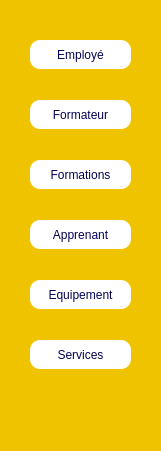
   <widget class="QFrame" name="frame">
    <property name="geometry">
     <rect>
      <x>20</x>
      <y>170</y>
      <width>161</width>
      <height>451</height>
     </rect>
    </property>
    <property name="styleSheet">
     <string notr="true">
background-color: rgb(240, 195, 0);
border-radius:10px;</string>
    </property>
    <property name="frameShape">
     <enum>QFrame::Shape::StyledPanel</enum>
    </property>
    <property name="frameShadow">
     <enum>QFrame::Shadow::Raised</enum>
    </property>
    <widget class="QPushButton" name="pushButton_formation_2">
     <property name="geometry">
      <rect>
       <x>30</x>
       <y>160</y>
       <width>101</width>
       <height>29</height>
      </rect>
     </property>
     <property name="styleSheet">
      <string notr="true">QPushButton{
	font: 700 9pt &quot;Rockwell&quot;;
background-color: rgb(255, 255, 255);
	color: rgb(4, 4, 87);
	border-radius:10px;
	font: 700 8pt &quot;Rockwell&quot;;
}
QPushButton:hover{
	background-color: rgb(236, 236, 236);
	color: #000000;
	border: 1px solid #ffffff;
	border-radius:5px;
}</string>
     </property>
     <property name="text">
      <string>Formations</string>
     </property>
    </widget>
    <widget class="QPushButton" name="pushButton_equipement_2">
     <property name="geometry">
      <rect>
       <x>30</x>
       <y>280</y>
       <width>101</width>
       <height>29</height>
      </rect>
     </property>
     <property name="styleSheet">
      <string notr="true">QPushButton{
	font: 700 9pt &quot;Rockwell&quot;;
background-color: rgb(255, 255, 255);
	color: rgb(4, 4, 87);
	border-radius:10px;
	font: 700 8pt &quot;Rockwell&quot;;
}
QPushButton:hover{
	background-color: rgb(236, 236, 236);
	color: #000000;
	border: 1px solid #ffffff;
	border-radius:5px;
}</string>
     </property>
     <property name="text">
      <string>Equipement</string>
     </property>
    </widget>
    <widget class="QPushButton" name="pushButton_service_2">
     <property name="geometry">
      <rect>
       <x>30</x>
       <y>340</y>
       <width>101</width>
       <height>29</height>
      </rect>
     </property>
     <property name="styleSheet">
      <string notr="true">QPushButton{
	font: 700 9pt &quot;Rockwell&quot;;
background-color: rgb(255, 255, 255);
	color: rgb(4, 4, 87);
	border-radius:10px;
	font: 700 8pt &quot;Rockwell&quot;;
}
QPushButton:hover{
	background-color: rgb(236, 236, 236);
	color: #000000;
	border: 1px solid #ffffff;
	border-radius:5px;
}</string>
     </property>
     <property name="text">
      <string>Services</string>
     </property>
    </widget>
    <widget class="QPushButton" name="pushButton_apprenant_2">
     <property name="geometry">
      <rect>
       <x>30</x>
       <y>220</y>
       <width>101</width>
       <height>29</height>
      </rect>
     </property>
     <property name="styleSheet">
      <string notr="true">QPushButton{
	font: 700 9pt &quot;Rockwell&quot;;
background-color: rgb(255, 255, 255);
	color: rgb(4, 4, 87);
	border-radius:10px;
	font: 700 8pt &quot;Rockwell&quot;;
}
QPushButton:hover{
	background-color: rgb(236, 236, 236);
	color: #000000;
	border: 1px solid #ffffff;
	border-radius:5px;
}</string>
     </property>
     <property name="text">
      <string>Apprenant</string>
     </property>
    </widget>
    <widget class="QPushButton" name="pushButton_employe_2">
     <property name="geometry">
      <rect>
       <x>30</x>
       <y>40</y>
       <width>101</width>
       <height>29</height>
      </rect>
     </property>
     <property name="styleSheet">
      <string notr="true">QPushButton{

	font: 700 9pt &quot;Rockwell&quot;;
background-color: rgb(255, 255, 255);
	color: rgb(4, 4, 87);
	border-radius:10px;
	font: 700 8pt &quot;Rockwell&quot;;
}
QPushButton:hover{
	background-color: rgb(233, 233, 233);
	color: #000000;
	border: 1px solid #ffffff;
	border-radius:5px;
}</string>
     </property>
     <property name="text">
      <string>Employé</string>
     </property>
    </widget>
    <widget class="QPushButton" name="pushButton_formateur_2">
     <property name="geometry">
      <rect>
       <x>30</x>
       <y>100</y>
       <width>101</width>
       <height>29</height>
      </rect>
     </property>
     <property name="styleSheet">
      <string notr="true">QPushButton{

	font: 700 9pt &quot;Rockwell&quot;;
background-color: rgb(255, 255, 255);
	color: rgb(4, 4, 87);
	border-radius:10px;
	font: 700 8pt &quot;Rockwell&quot;;
}
QPushButton:hover{
	background-color: rgb(233, 233, 233);
	color: #000000;
	border: 1px solid #ffffff;
	border-radius:5px;
}</string>
     </property>
     <property name="text">
      <string>Formateur</string>
     </property>
    </widget>
    <widget class="QLabel" name="label_2">
     <property name="geometry">
      <rect>
       <x>10</x>
       <y>420</y>
       <width>21</width>
       <height>21</height>
      </rect>
     </property>
     <property name="styleSheet">
      <string notr="true">
Qlabel:hover{
background-color: rgb(180, 219, 255);

	
}</string>
     </property>
     <property name="text">
      <string/>
     </property>
     <property name="pixmap">
      <pixmap resource="ressources.qrc">:/img/retour.png</pixmap>
     </property>
     <property name="scaledContents">
      <bool>true</bool>
     </property>
    </widget>
   </widget>
